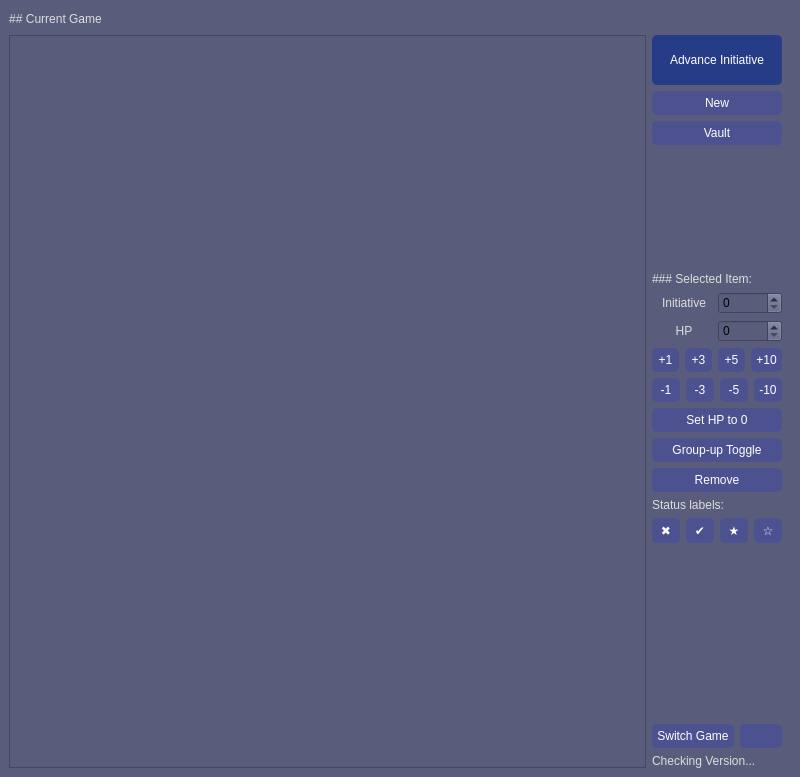
<?xml version="1.0" encoding="UTF-8"?>
<ui version="4.0">
 <class>MainWindow</class>
 <widget class="QMainWindow" name="MainWindow">
  <property name="geometry">
   <rect>
    <x>0</x>
    <y>0</y>
    <width>800</width>
    <height>777</height>
   </rect>
  </property>
  <property name="windowTitle">
   <string>Adventure Wrench</string>
  </property>
  <property name="autoFillBackground">
   <bool>false</bool>
  </property>
  <property name="styleSheet">
   <string notr="true">QWidget {
  color: black;
  background-color: rgb(89, 92, 123);
}

QListWidget QTreeWidget{
   color: #000;
   selection-color: #FFF;
   selection-background-color: #55A;
}

QListWidget::item:selected:!active{
   color: #000;
   selection-color: #FFF;
   selection-background-color: #55A;
}

QTreeWidget::item:selected:!active{
   color: #000;
   selection-color: #FFF;
   selection-background-color: #55A;
}


QToolTip {
	border: 3px solid gray;
	background-color: #39537d;
    color: #FFF;
}

QLabel {
color: rgb(222, 221, 218);
}

QPushButton {
background-color: rgb(75, 82, 143);
color: white;
padding: 5px;
border-color: rgb(75, 82, 143);
border-width: 2px;
border-radius: 5px;
}

QPushButton:pressed {
    background-color: rgb(55, 62, 123);
}

QCheckBox::indicator {
    width: 30px;
    height: 20px;
}

QCheckBox::indicator:checked {
     image: url(:/images/toggle_on.png); 
}

QCheckBox::indicator:unchecked {
     image: url(:/images/toggle_off.png); /* Path to your unchecked image */
}


</string>
  </property>
  <widget class="QWidget" name="centralwidget">
   <layout class="QVBoxLayout" name="verticalLayout_2">
    <item>
     <layout class="QHBoxLayout" name="horizontalLayout_head">
      <item>
       <widget class="QLabel" name="label_current_game">
        <property name="styleSheet">
         <string notr="true"/>
        </property>
        <property name="text">
         <string>## Current Game</string>
        </property>
        <property name="textFormat">
         <enum>Qt::MarkdownText</enum>
        </property>
        <property name="alignment">
         <set>Qt::AlignCenter</set>
        </property>
       </widget>
      </item>
      <item>
       <spacer name="horizontalSpacer">
        <property name="orientation">
         <enum>Qt::Horizontal</enum>
        </property>
        <property name="sizeHint" stdset="0">
         <size>
          <width>40</width>
          <height>20</height>
         </size>
        </property>
       </spacer>
      </item>
     </layout>
    </item>
    <item>
     <layout class="QHBoxLayout" name="horizontalLayout_content_2">
      <item>
       <layout class="QVBoxLayout" name="verticalLayout_3">
        <item>
         <widget class="QListWidget" name="listWidget_Encounter">
          <property name="styleSheet">
           <string notr="true"/>
          </property>
          <property name="selectionMode">
           <enum>QAbstractItemView::ExtendedSelection</enum>
          </property>
         </widget>
        </item>
       </layout>
      </item>
      <item>
       <layout class="QVBoxLayout" name="verticalLayout" stretch="0,0,0,0,0,0,0,0,0,0,0,0,0,0,0,0,0">
        <property name="spacing">
         <number>6</number>
        </property>
        <property name="sizeConstraint">
         <enum>QLayout::SetNoConstraint</enum>
        </property>
        <property name="rightMargin">
         <number>9</number>
        </property>
        <property name="bottomMargin">
         <number>0</number>
        </property>
        <item>
         <widget class="QPushButton" name="pushButton_Inititave">
          <property name="toolTip">
           <string>sort and advannce selected item by initiative</string>
          </property>
          <property name="styleSheet">
           <string notr="true">QPushButton{
background-color: rgb(38, 60, 134);
height: 40px;
}

QPushButton:pressed{
background-color: rgb(18, 40, 114);
height: 40px;
}</string>
          </property>
          <property name="text">
           <string>Advance Initiative</string>
          </property>
         </widget>
        </item>
        <item>
         <widget class="QPushButton" name="pushButton_players">
          <property name="toolTip">
           <string>Add players and simple things to the current game.</string>
          </property>
          <property name="text">
           <string>New</string>
          </property>
         </widget>
        </item>
        <item>
         <widget class="QPushButton" name="pushButton_vault">
          <property name="toolTip">
           <string>A list of things you've created and more tools.</string>
          </property>
          <property name="text">
           <string>Vault</string>
          </property>
         </widget>
        </item>
        <item>
         <spacer name="verticalSpacer">
          <property name="orientation">
           <enum>Qt::Vertical</enum>
          </property>
          <property name="sizeType">
           <enum>QSizePolicy::MinimumExpanding</enum>
          </property>
          <property name="sizeHint" stdset="0">
           <size>
            <width>20</width>
            <height>40</height>
           </size>
          </property>
         </spacer>
        </item>
        <item>
         <widget class="QLabel" name="label_damage">
          <property name="styleSheet">
           <string notr="true"/>
          </property>
          <property name="text">
           <string>### Selected Item:</string>
          </property>
          <property name="textFormat">
           <enum>Qt::MarkdownText</enum>
          </property>
          <property name="alignment">
           <set>Qt::AlignLeading|Qt::AlignLeft|Qt::AlignVCenter</set>
          </property>
         </widget>
        </item>
        <item>
         <layout class="QHBoxLayout" name="horizontalLayout_4">
          <property name="spacing">
           <number>2</number>
          </property>
          <item>
           <widget class="QLabel" name="label_3">
            <property name="sizePolicy">
             <sizepolicy hsizetype="Preferred" vsizetype="Preferred">
              <horstretch>0</horstretch>
              <verstretch>0</verstretch>
             </sizepolicy>
            </property>
            <property name="styleSheet">
             <string notr="true"/>
            </property>
            <property name="text">
             <string>Initiative</string>
            </property>
            <property name="alignment">
             <set>Qt::AlignCenter</set>
            </property>
           </widget>
          </item>
          <item>
           <widget class="QSpinBox" name="spinBox_main_initiative">
            <property name="maximum">
             <number>999</number>
            </property>
           </widget>
          </item>
         </layout>
        </item>
        <item>
         <layout class="QHBoxLayout" name="horizontalLayout_2">
          <property name="spacing">
           <number>2</number>
          </property>
          <item>
           <widget class="QLabel" name="label_4">
            <property name="styleSheet">
             <string notr="true"/>
            </property>
            <property name="text">
             <string>HP</string>
            </property>
            <property name="alignment">
             <set>Qt::AlignCenter</set>
            </property>
           </widget>
          </item>
          <item>
           <widget class="QSpinBox" name="spinBox_main_hp">
            <property name="maximum">
             <number>999</number>
            </property>
           </widget>
          </item>
         </layout>
        </item>
        <item>
         <layout class="QHBoxLayout" name="horizontalLayout">
          <item>
           <widget class="QPushButton" name="pushButton_heal_1">
            <property name="maximumSize">
             <size>
              <width>40</width>
              <height>16777215</height>
             </size>
            </property>
            <property name="text">
             <string>+1</string>
            </property>
           </widget>
          </item>
          <item>
           <widget class="QPushButton" name="pushButton_heal_3">
            <property name="maximumSize">
             <size>
              <width>40</width>
              <height>16777215</height>
             </size>
            </property>
            <property name="text">
             <string>+3</string>
            </property>
           </widget>
          </item>
          <item>
           <widget class="QPushButton" name="pushButton_heal_5">
            <property name="maximumSize">
             <size>
              <width>40</width>
              <height>16777215</height>
             </size>
            </property>
            <property name="text">
             <string>+5</string>
            </property>
           </widget>
          </item>
          <item>
           <widget class="QPushButton" name="pushButton_heal_10">
            <property name="maximumSize">
             <size>
              <width>40</width>
              <height>16777215</height>
             </size>
            </property>
            <property name="text">
             <string>+10</string>
            </property>
           </widget>
          </item>
         </layout>
        </item>
        <item>
         <layout class="QHBoxLayout" name="horizontalLayout_3">
          <property name="spacing">
           <number>6</number>
          </property>
          <item>
           <widget class="QPushButton" name="pushButton_dam_1">
            <property name="maximumSize">
             <size>
              <width>40</width>
              <height>16777215</height>
             </size>
            </property>
            <property name="text">
             <string>-1</string>
            </property>
            <property name="iconSize">
             <size>
              <width>0</width>
              <height>0</height>
             </size>
            </property>
           </widget>
          </item>
          <item>
           <widget class="QPushButton" name="pushButton_dam_3">
            <property name="maximumSize">
             <size>
              <width>40</width>
              <height>16777215</height>
             </size>
            </property>
            <property name="text">
             <string>-3</string>
            </property>
            <property name="iconSize">
             <size>
              <width>0</width>
              <height>0</height>
             </size>
            </property>
           </widget>
          </item>
          <item>
           <widget class="QPushButton" name="pushButton_dam_5">
            <property name="maximumSize">
             <size>
              <width>40</width>
              <height>16777215</height>
             </size>
            </property>
            <property name="text">
             <string>-5</string>
            </property>
            <property name="iconSize">
             <size>
              <width>0</width>
              <height>0</height>
             </size>
            </property>
           </widget>
          </item>
          <item>
           <widget class="QPushButton" name="pushButton_dam_10">
            <property name="maximumSize">
             <size>
              <width>40</width>
              <height>16777215</height>
             </size>
            </property>
            <property name="text">
             <string>-10</string>
            </property>
            <property name="iconSize">
             <size>
              <width>0</width>
              <height>0</height>
             </size>
            </property>
           </widget>
          </item>
         </layout>
        </item>
        <item>
         <widget class="QPushButton" name="pushButton_kill">
          <property name="toolTip">
           <string/>
          </property>
          <property name="text">
           <string>Set HP to 0</string>
          </property>
         </widget>
        </item>
        <item>
         <widget class="QPushButton" name="pushButton_toggle_expand">
          <property name="toolTip">
           <string>Groups-up selections of creatures with the same name. (shift to select multiple). Or breaks down groups into individuals.</string>
          </property>
          <property name="text">
           <string>Group-up Toggle</string>
          </property>
         </widget>
        </item>
        <item>
         <widget class="QPushButton" name="pushButton_remove">
          <property name="text">
           <string>Remove</string>
          </property>
         </widget>
        </item>
        <item>
         <widget class="QLabel" name="label_2">
          <property name="styleSheet">
           <string notr="true"/>
          </property>
          <property name="text">
           <string>Status labels:</string>
          </property>
          <property name="textFormat">
           <enum>Qt::MarkdownText</enum>
          </property>
         </widget>
        </item>
        <item>
         <layout class="QHBoxLayout" name="horizontalLayout_6">
          <item>
           <widget class="QPushButton" name="pushButton_cross">
            <property name="sizePolicy">
             <sizepolicy hsizetype="Minimum" vsizetype="Fixed">
              <horstretch>0</horstretch>
              <verstretch>0</verstretch>
             </sizepolicy>
            </property>
            <property name="maximumSize">
             <size>
              <width>40</width>
              <height>16777215</height>
             </size>
            </property>
            <property name="toolTip">
             <string>cycles on 3rd press</string>
            </property>
            <property name="text">
             <string>✖</string>
            </property>
           </widget>
          </item>
          <item>
           <widget class="QPushButton" name="pushButton_check">
            <property name="maximumSize">
             <size>
              <width>40</width>
              <height>16777215</height>
             </size>
            </property>
            <property name="toolTip">
             <string>cycles on 3rd press</string>
            </property>
            <property name="text">
             <string>✔</string>
            </property>
           </widget>
          </item>
          <item>
           <widget class="QPushButton" name="pushButton_b_star">
            <property name="maximumSize">
             <size>
              <width>40</width>
              <height>16777215</height>
             </size>
            </property>
            <property name="toolTip">
             <string>cycles on 6th press</string>
            </property>
            <property name="text">
             <string>★</string>
            </property>
           </widget>
          </item>
          <item>
           <widget class="QPushButton" name="pushButton_w_star">
            <property name="maximumSize">
             <size>
              <width>40</width>
              <height>16777215</height>
             </size>
            </property>
            <property name="toolTip">
             <string>cycles on 6th press</string>
            </property>
            <property name="text">
             <string>☆</string>
            </property>
           </widget>
          </item>
         </layout>
        </item>
        <item>
         <spacer name="verticalSpacer_2">
          <property name="orientation">
           <enum>Qt::Vertical</enum>
          </property>
          <property name="sizeType">
           <enum>QSizePolicy::MinimumExpanding</enum>
          </property>
          <property name="sizeHint" stdset="0">
           <size>
            <width>20</width>
            <height>175</height>
           </size>
          </property>
         </spacer>
        </item>
        <item>
         <layout class="QHBoxLayout" name="horizontalLayout_5">
          <item>
           <widget class="QPushButton" name="pushButton_switch_game">
            <property name="text">
             <string>Switch Game</string>
            </property>
           </widget>
          </item>
          <item>
           <widget class="QPushButton" name="pushButton_settings">
            <property name="toolTip">
             <string>Settings</string>
            </property>
            <property name="text">
             <string/>
            </property>
            <property name="icon">
             <iconset theme="accessories-text-editor">
              <normaloff>.</normaloff>.</iconset>
            </property>
           </widget>
          </item>
         </layout>
        </item>
        <item>
         <widget class="QLabel" name="label_version">
          <property name="text">
           <string>Checking Version...</string>
          </property>
          <property name="openExternalLinks">
           <bool>true</bool>
          </property>
          <property name="textInteractionFlags">
           <set>Qt::LinksAccessibleByKeyboard|Qt::LinksAccessibleByMouse</set>
          </property>
         </widget>
        </item>
       </layout>
      </item>
     </layout>
    </item>
   </layout>
  </widget>
  <action name="actionSave">
   <property name="text">
    <string>Save</string>
   </property>
  </action>
  <action name="actionOpen">
   <property name="text">
    <string>Open</string>
   </property>
  </action>
 </widget>
 <resources/>
 <connections/>
</ui>
